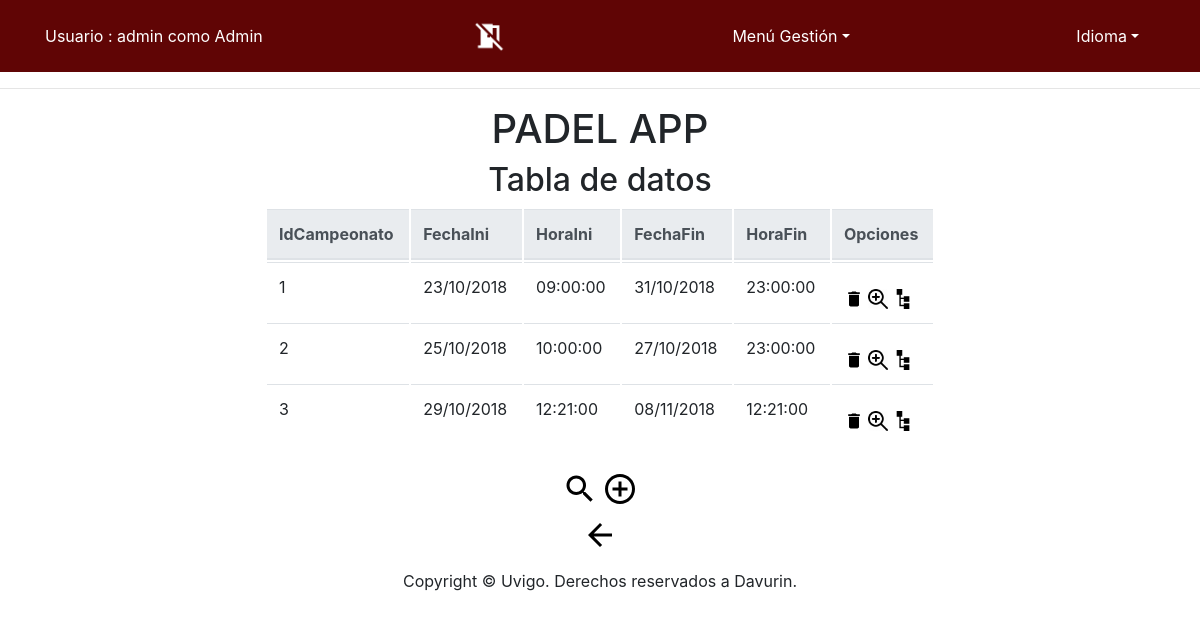
/app/Controllers/CAMPEONATO_CONTROLLER.php (signed in), run on the app's committed database.
### tables this page shows
CREATE TABLE IF NOT EXISTS `Campeonato` (
  `IdCampeonato` INT NOT NULL,
  `FechaIni` DATE NOT NULL,
  `HoraIni` TIME NOT NULL,
  `FechaFin` DATE NOT NULL,
  `HoraFin` TIME NOT NULL,
  PRIMARY KEY (`IdCampeonato`));

### app/Functions/Authentication.php (called while the page is built)
<?php
function IsAuthenticated(){
	if (!isset($_SESSION['login']) && !isset($_SESSION['tipo'])){
		return false;
	}
	else{
		return true;
	}
}
?>

### app/Models/CAMPEONATO_MODEL.php (called while the page is built, shortened)
<?php
class CAMPEONATO_MODEL{
	var $IdCampeonato;
    var $FechaIni;
	var $HoraIni;
	var $FechaFin;
	var $HoraFin;
	var $mysqli;
	function __construct($IdCampeonato,$FechaIni,$HoraIni,$FechaFin,$HoraFin) {
		$this->IdCampeonato = $IdCampeonato;
        $this->FechaIni=$FechaIni;
		$this->HoraIni = $HoraIni;
		$this->FechaFin = $FechaFin;
		$this->HoraFin = $HoraFin;
		include_once '../Functions/BdAdmin.php';
		$this->mysqli = ConectarBD();
	}
	function SEARCH() {
		$sql = "select IdCampeonato,
					FechaIni,
					HoraIni,
                    FechaFin,
					HoraFin
       			from CAMPEONATO
    			where
    				(
					(BINARY IdCampeonato LIKE '%$this->IdCampeonato%') &&
                    (BINARY  DATE_FORMAT(FechaIni,'%d/%m/%Y') LIKE '%$this->FechaIni%') &&
					(BINARY HoraIni LIKE '%$this->HoraIni%') &&
    				(BINARY DATE_FORMAT(FechaFin,'%d/%m/%Y') LIKE '%$this->FechaFin%') &&
					(BINARY HoraFin LIKE '%$this->HoraFin%')
    				)";
		if ( !( $resultado = $this->mysqli->query( $sql ) ) ) {
			return 'Error en la consulta sobre la base de datos';
		} else {
			return $resultado;
		}
	}
 	}
?>

### app/Functions/BdAdmin.php (called while the page is built, shortened)
<?php
function ConectarBD()
{
	    $mysqli = new mysqli("localhost", "user", "pass", "abpbase");
		return $mysqli;
}
?>

### app/Views/CAMPEONATO/CAMPEONATO_SHOWALL_View.php (the view, shortened to what this page needs)
<?php
class CAMPEONATO_SHOWALL {
	function __construct( $lista, $datos) {
		$this->lista = $lista;
		$this->datos = $datos;
		$this->render($this->lista,$this->datos);
	}
	function render($lista,$datos){
		$this->datos = $datos;
		include '../Views/Header.php';
?>
		<div align="center" class="seccion">
			<h2 align="center">
				<?php echo $strings['Tabla de datos'];?>
			</h2>
			<div class="col-md-7">
			<table align="center" class="table">
				<thead class="thead-light">
				<tr>
<?php
					foreach ( $lista as $atributo ) {
?>
					<th scope="col">
						<?php echo $strings[$atributo]?>
					</th>
<?php
					}
?>
					<th scope="col" colspan="4" >
						<?php echo $strings['Opciones']?>
					</th>
				</tr>
				</thead>
<?php
				while ( $fila = mysqli_fetch_array( $this->datos ) ) {
?>
				<tr>
<?php
					foreach ( $lista as $atributo ) {
?>
					<td>
<?php
					if ( $atributo == 'FechaIni' ) {
						$fila[ $atributo ] = date( "d/m/Y", strtotime( $fila[ $atributo ] ) );
					}
					if ( $atributo == 'FechaFin' ) {
							$fila[ $atributo ] = date( "d/m/Y", strtotime( $fila[ $atributo ] ) );
					}
						echo $fila[ $atributo ];
?>
					</td>
<?php
					}
?>
					<td>
						<form action="../Controllers/CAMPEONATO_CONTROLLER.php" method="get" style="display:inline" >
								<button id ="buttonBien"type="submit" name="action" value="DELETE" ><img src="../Views/icon/delete_big.png" alt="<?php echo $strings['Eliminar']?>" width="20" height="20" /></button>
								<button id ="buttonBien"type="submit" name="action" value="SHOWCURRENT" ><img src="../Views/icon/verdetalles_2.jpg" alt="<?php echo $strings['Ver en detalle']?>" width="20" height="20"/></button>
						</form>
						<form action="../Controllers/CAMPEONATO_CATEGORIA_CONTROLLER.php" method="get" style="display:inline" >
								<button id ="buttonBien"type="submit" ><img src="../Views/icon/categoria.png" alt="<?php echo $strings['Ver en detalle']?>" width="20" height="20"/></button>
						</form>
				</tr>
<?php
				}
?>
			</table>
					<form action='../Controllers/CAMPEONATO_CONTROLLER.php'>
						<button id ="buttonBien" type="submit" name="action" value="SEARCH"><img src="../Views/icon/search_big.png" alt="BUSCAR" /></button>
						<button id ="buttonBien" type="submit" name="action" value="ADD"><img src="../Views/icon/add_big.png" alt="AÑADIR" /></button>
					</form>
			<form action='../Controllers/DEFAULT_CONTROLLER.php' method="post">
				<button id ="buttonBien" type="submit"><img src="../Views/icon/back_big2.png" alt="<?php echo $strings['Atras']?>" /></button>
			</form>
			</div>
		</div>
<?php
		include '../Views/Footer.php';
		}
		}
?>

### app/Controllers/CAMPEONATO_CONTROLLER.php (shortened to what this page needs)
<?php
include '../Functions/Authentication.php';
include '../Models/CAMPEONATO_MODEL.php';
include '../Views/CAMPEONATO/CAMPEONATO_SHOWALL_View.php';
switch ( $_REQUEST[ 'action' ] ) {
	default:
			if($_SESSION['tipo'] == 'Admin'){
						if ( !$_POST ) {
							$CAMPEONATO = new CAMPEONATO_MODEL( '', '', '','','');
						} else {
							$CAMPEONATO = get_data_form();
						}
						$datos = $CAMPEONATO->SEARCH();
						$lista = array( 'IdCampeonato','FechaIni','HoraIni','FechaFin','HoraFin');
						new CAMPEONATO_SHOWALL( $lista, $datos);
   				}else{
				new USUARIO_DEFAULT();
			}
}
?>

### app/Views/Header.php (shortened to what this page needs)
<?php
	include_once '../Functions/Authentication.php';
?>
<!doctype html>
<html lang="es">
  <head>
	<link rel="stylesheet" type="text/css" media="screen" href="../Views/css/bootstrap-4.0.0.css" hreflang="es">
	<link rel="stylesheet" type="text/css" media="screen" href="../Views/js/tcal/tcal.css" hreflang="es">
	  <link rel="stylesheet" type="text/css" href="https://cdn.datatables.net/1.10.19/css/jquery.dataTables.css">
	  <link rel="stylesheet" type="text/css" href="https://cdn.datatables.net/1.10.19/css/jquery.dataTables.min.css">
		<link rel="stylesheet" href="http://code.jquery.com/ui/1.11.4/themes/smoothness/jquery-ui.css">
  </head>
  <body>
	  <header>
    <nav class="navbar navbar-expand-lg navbar-dark bg-dark">
      <div class="container">
		<?php	if (IsAuthenticated()){  ?>
		<p style="color: white"><?php 	echo $strings['Usuario'] . ' : ' . $_SESSION['login'] . ' como ' . $_SESSION['tipo'] . '<br>'; ?></p>
              <a class="nav-link disabled" href="../Functions/Desconectar.php" alt="<?php echo $strings['Desconectarse']?>"/>
              <img src="../Views/icon/desconectarse_big.png" width="32" height="32" alt="<?php echo $strings['Desconectarse']?>" style="float:right;">
<?php
	}
?>
	<?php if (isset($_SESSION['login']) & isset($_SESSION['tipo'])) {
 ?>
		<li class="nav-item dropdown" style="display: block">
			<a class="nav-link dropdown-toggle" style="color: white" href="<?php echo $strings['menuGestion']; ?>" id="navbarDropdown" role="button" data-toggle="dropdown" aria-haspopup="true" aria-expanded="false"><?php echo $strings['menuGestion']; ?></a>
				<?php if(isset($_SESSION['login']) & isset($_SESSION['tipo'])) {  ?>
					<?php if($_SESSION['tipo'] == 'Deportista'){ ?>
							<div class="dropdown-divider"></div>
								<button id ="buttonBien" type="submit"  name="insCampeonato"><a class="dropdown-item" href="../Controllers/CATEGORIA_CONTROLLER.php" /><?php echo $strings['Inscribirse en campeonato'] ?></a></button>
              	<?php } } }?>
            </li>
            <li class="nav-item dropdown" style="display: block">
			<form name='idiomform' action="../Functions/CambioIdioma.php" method="post">
              <a class="nav-link dropdown-toggle" style="color: white" href="<?php echo $strings['idioma']; ?>" id="navbarDropdown" role="button" data-toggle="dropdown" aria-haspopup="true" aria-expanded="false"><?php echo $strings['idioma']; ?></a>
			</form>
            </li>
        </div>
</nav>
	  <hr>
	  	<div align="center" class="titulo"><h1>PADEL APP</h1></div>
	</header>

### app/Views/Footer.php (shortened to what this page needs)
	<footer class="text-center" align="fixed" >
      <div class="container">
        <div class="row">
          <div class="col-12">
            <p>Copyright © Uvigo. Derechos reservados a Davurin.</p>
          </div>
        </div>
      </div>
	</footer>
  </body>
</html>

### data on the page
campeonato: IdCampeonato "1", atributo "23/10/2018", HoraIni "09:00:00", atributo "31/10/2018", HoraFin "23:00:00"
campeonato: IdCampeonato "2", atributo "25/10/2018", HoraIni "10:00:00", atributo "27/10/2018", HoraFin "23:00:00"
campeonato: IdCampeonato "3", atributo "29/10/2018", HoraIni "12:21:00", atributo "08/11/2018", HoraFin "12:21:00"

### other printed values
$strings['Usuario'] "Usuario"
$_SESSION['login'] "admin"
$_SESSION['tipo'] "Admin"
$strings['menuGestion'] "Menú Gestión"
$strings['idioma'] "Idioma"
$strings['Tabla de datos'] "Tabla de datos"
$strings[$atributo] "IdCampeonato"
$strings[$atributo] "FechaIni"
$strings[$atributo] "HoraIni"
$strings[$atributo] "FechaFin"
$strings[$atributo] "HoraFin"
$strings['Opciones'] "Opciones"
